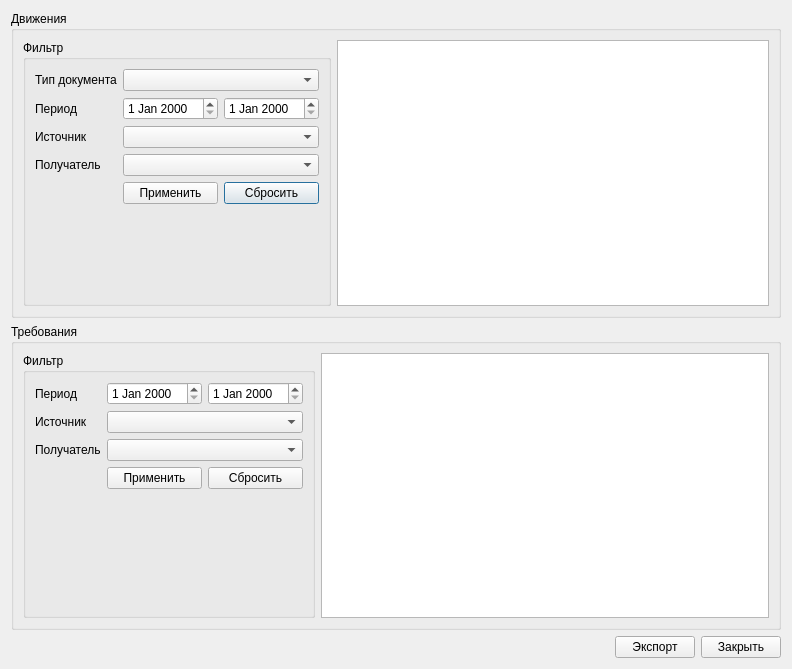
<?xml version="1.0" encoding="UTF-8"?>
<ui version="4.0">
 <class>ExportDialog</class>
 <widget class="QDialog" name="ExportDialog">
  <property name="geometry">
   <rect>
    <x>0</x>
    <y>0</y>
    <width>792</width>
    <height>669</height>
   </rect>
  </property>
  <property name="windowTitle">
   <string>Dialog</string>
  </property>
  <layout class="QVBoxLayout" name="verticalLayout">
   <item>
    <widget class="QGroupBox" name="gbStockMotion">
     <property name="title">
      <string>Движения</string>
     </property>
     <layout class="QHBoxLayout" name="horizontalLayout">
      <item>
       <widget class="QGroupBox" name="gbFilter">
        <property name="title">
         <string>Фильтр</string>
        </property>
        <layout class="QGridLayout" name="gridLayout">
         <item row="4" column="1" colspan="2">
          <widget class="CStorageComboBox" name="cmbMotionsFilterSupplier"/>
         </item>
         <item row="0" column="0">
          <widget class="QLabel" name="lblDocType">
           <property name="text">
            <string>Тип документа</string>
           </property>
          </widget>
         </item>
         <item row="4" column="0">
          <widget class="QLabel" name="lblSource">
           <property name="text">
            <string>Источник</string>
           </property>
          </widget>
         </item>
         <item row="6" column="1" colspan="2">
          <widget class="CStorageComboBox" name="cmbMotionsFilterReceiver"/>
         </item>
         <item row="0" column="1" colspan="2">
          <widget class="CStockMotionTypeComboBox" name="cmbMotionsFilterType"/>
         </item>
         <item row="6" column="0">
          <widget class="QLabel" name="lblDest">
           <property name="text">
            <string>Получатель</string>
           </property>
          </widget>
         </item>
         <item row="1" column="1">
          <widget class="CDateEdit" name="edtMotionsFilterBegDate"/>
         </item>
         <item row="1" column="0">
          <widget class="QLabel" name="lblPeriod">
           <property name="text">
            <string>Период</string>
           </property>
          </widget>
         </item>
         <item row="1" column="2">
          <widget class="CDateEdit" name="edtMotionsFilterEndDate"/>
         </item>
         <item row="7" column="2">
          <widget class="QPushButton" name="btnMotionsFilterReset">
           <property name="text">
            <string>Сбросить</string>
           </property>
          </widget>
         </item>
         <item row="7" column="1">
          <widget class="QPushButton" name="btnMotionsFilterApply">
           <property name="text">
            <string>Применить</string>
           </property>
          </widget>
         </item>
         <item row="8" column="1">
          <spacer name="verticalSpacer_3">
           <property name="orientation">
            <enum>Qt::Vertical</enum>
           </property>
           <property name="sizeHint" stdset="0">
            <size>
             <width>20</width>
             <height>40</height>
            </size>
           </property>
          </spacer>
         </item>
        </layout>
       </widget>
      </item>
      <item>
       <widget class="CTableView" name="tblMotions"/>
      </item>
     </layout>
    </widget>
   </item>
   <item>
    <widget class="QGroupBox" name="gbStockRequisition">
     <property name="title">
      <string>Требования</string>
     </property>
     <layout class="QHBoxLayout" name="horizontalLayout_2">
      <item>
       <widget class="QGroupBox" name="gbRequisitionFilter">
        <property name="title">
         <string>Фильтр</string>
        </property>
        <layout class="QGridLayout" name="gridLayout_2">
         <item row="0" column="0">
          <widget class="QLabel" name="lblRequisitionsPeriod">
           <property name="text">
            <string>Период</string>
           </property>
          </widget>
         </item>
         <item row="3" column="1" colspan="2">
          <widget class="CStorageComboBox" name="cmbRequisitionsFilterSupplier"/>
         </item>
         <item row="3" column="0">
          <widget class="QLabel" name="lblRequisitionsSource">
           <property name="text">
            <string>Источник</string>
           </property>
          </widget>
         </item>
         <item row="0" column="1">
          <widget class="CDateEdit" name="edtRequisitionsFilterBegDate"/>
         </item>
         <item row="6" column="1">
          <widget class="QPushButton" name="btnRequisitionsFilterApply">
           <property name="text">
            <string>Применить</string>
           </property>
          </widget>
         </item>
         <item row="5" column="0">
          <widget class="QLabel" name="lblRequisitionsDest">
           <property name="text">
            <string>Получатель</string>
           </property>
          </widget>
         </item>
         <item row="5" column="1" colspan="2">
          <widget class="CStorageComboBox" name="cmbRequisitionsFilterRecipient"/>
         </item>
         <item row="6" column="2">
          <widget class="QPushButton" name="btnRequisitionsFilterReset">
           <property name="text">
            <string>Сбросить</string>
           </property>
          </widget>
         </item>
         <item row="7" column="1">
          <spacer name="verticalSpacer_4">
           <property name="orientation">
            <enum>Qt::Vertical</enum>
           </property>
           <property name="sizeHint" stdset="0">
            <size>
             <width>20</width>
             <height>40</height>
            </size>
           </property>
          </spacer>
         </item>
         <item row="0" column="2">
          <widget class="CDateEdit" name="edtRequisitionsFilterEndDate"/>
         </item>
        </layout>
       </widget>
      </item>
      <item>
       <widget class="CTableView" name="tblRequisitions"/>
      </item>
     </layout>
    </widget>
   </item>
   <item>
    <layout class="QHBoxLayout" name="horizontalLayout_3">
     <item>
      <spacer name="horizontalSpacer">
       <property name="orientation">
        <enum>Qt::Horizontal</enum>
       </property>
       <property name="sizeHint" stdset="0">
        <size>
         <width>40</width>
         <height>20</height>
        </size>
       </property>
      </spacer>
     </item>
     <item>
      <widget class="QPushButton" name="btnExport">
       <property name="text">
        <string>Экспорт</string>
       </property>
      </widget>
     </item>
     <item>
      <widget class="QPushButton" name="btnClose">
       <property name="text">
        <string>Закрыть</string>
       </property>
      </widget>
     </item>
    </layout>
   </item>
  </layout>
 </widget>
 <customwidgets>
  <customwidget>
   <class>CDateEdit</class>
   <extends>QDateEdit</extends>
   <header>library/DateEdit</header>
  </customwidget>
  <customwidget>
   <class>CStorageComboBox</class>
   <extends>QComboBox</extends>
   <header>Orgs/OrgStructComboBoxes.h</header>
  </customwidget>
  <customwidget>
   <class>CStockMotionTypeComboBox</class>
   <extends>QComboBox</extends>
   <header>appendix/importNomenclature/StockMotionTypeComboBox.h</header>
  </customwidget>
  <customwidget>
   <class>CTableView</class>
   <extends>QTableView</extends>
   <header>library/TableView.h</header>
  </customwidget>
 </customwidgets>
 <resources/>
 <connections>
  <connection>
   <sender>btnClose</sender>
   <signal>clicked()</signal>
   <receiver>ExportDialog</receiver>
   <slot>close()</slot>
   <hints>
    <hint type="sourcelabel">
     <x>741</x>
     <y>647</y>
    </hint>
    <hint type="destinationlabel">
     <x>395</x>
     <y>334</y>
    </hint>
   </hints>
  </connection>
 </connections>
</ui>
